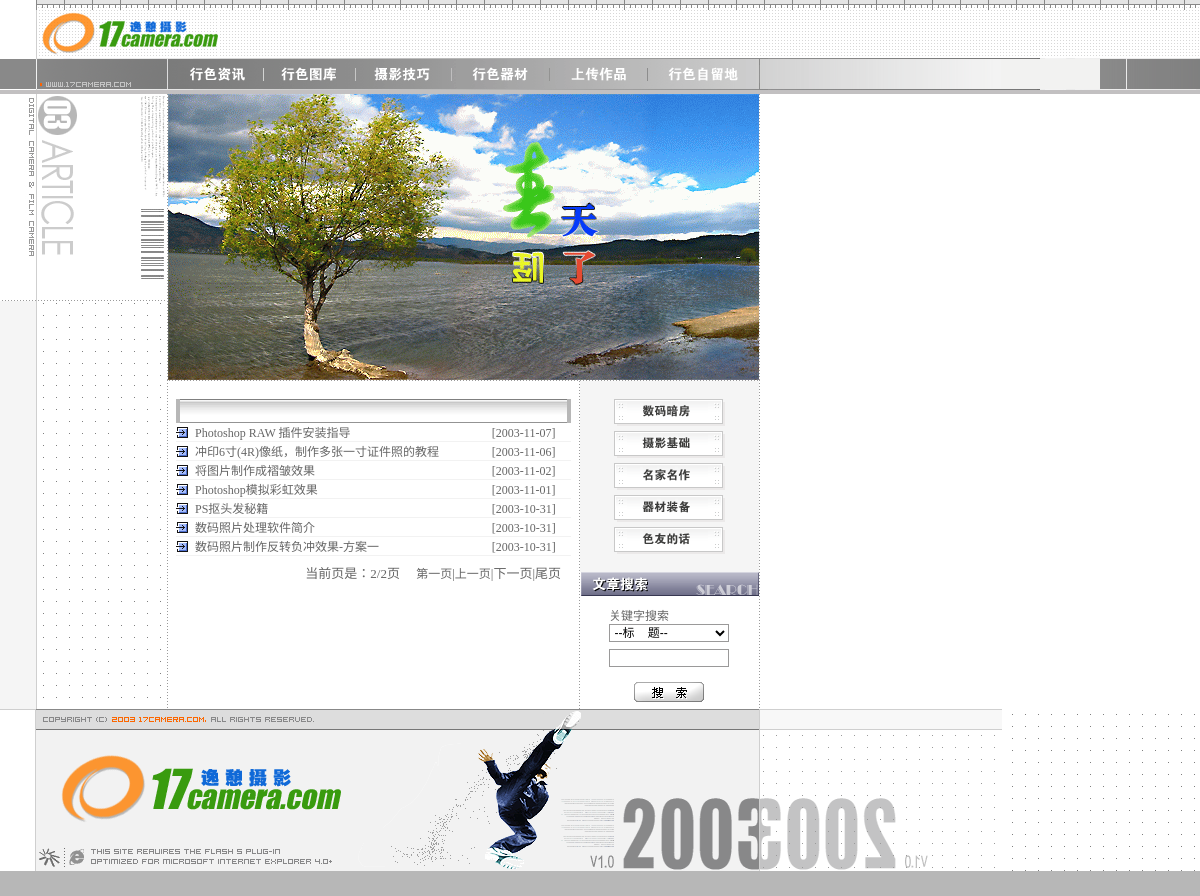
Screenshot of /site/news/more.php?page=2&b_id=4&amount=27 with the database file from the repository.
### tables this page shows
CREATE TABLE `news` (
  `n_id` int(11) NOT NULL auto_increment,
  `b_id` int(11) default NULL,
  `n_title` varchar(50) default NULL,
  `n_author` varchar(50) default NULL,
  `n_content` text,
  `n_data` datetime default NULL,
  `n_hit` int(11) default NULL,
  `n_com` int(11) default NULL,
  `n_path` varchar(50) default NULL,
  `n_i` int(11) default NULL,
  PRIMARY KEY  (`n_id`)
);

### site/news/more.php (the view, shortened to what the rows shown need)
<?
include '../conn.php';
$b_id=trim($_GET["b_id"])
?>
<html>
<head>
<link href="../images/main.css" rel="stylesheet" type="text/css">
</head>
<body leftmargin="0" topmargin="0" marginwidth="0" marginheight="0">
<table width="760" border="0" cellspacing="0" cellpadding="0">
  <tr>
    <td width="724" align="left" valign="top">
      <table width="724" border="0" cellspacing="0" cellpadding="0">
        <tr>
          <td>
            <table width="100%" border="0" cellspacing="0" cellpadding="0">
              <tr>
                <td><table width="100%" border="0" cellspacing="0" cellpadding="0">
                    <tr>
                      <td background="../images/sens_main_1pixcel_line.gif">
<table width="723" border="0" cellspacing="0" cellpadding="0">
                          <tr>
                            <td width="722" height="101" align="left" valign="top"><table border="0" cellspacing="0" cellpadding="0">
                                <tr>
                                  <td width="591" align="center" valign="top" bgcolor="#FFFFFF">
                                    <table width="591" border="0" cellspacing="0" cellpadding="0">
                                      <tr>
                                        <td width="418" align="center" valign="top"><table width="96%" border="0" cellspacing="0" cellpadding="0">
                                            <tr>
                                              <td align="right">
<?
$pagesize = 20;
if (isset($_GET['page']))
{
$page = intval($_GET['page'] );
  $sql = "SELECT n_id, b_id, n_title, n_data FROM news where b_id= ".$b_id." ORDER BY n_data DESC limit ". ($page-1)*$pagesize .", $pagesize";
}
$result = mysql_query($sql,$db) or die("Could not connect : " . mysql_error());
$rsn = mysql_fetch_array($result);
?>
<?
for ($ipage=1; $ipage<=$pagesize; $ipage=$ipage+1)
{
?>
                                                <table width="100%" border="0" cellspacing="0" cellpadding="0">
                                                        <tr>
                                                          <td width="4%" height="18"><img src="../images/shortcut_arrow.gif" width="12" height="11"></td>
                                                          <td width="76%" valign="bottom" class="main"><A HREF="moban_zx.php?n_id=<?   echo $rsn["n_id"]; ?>&b_id=<?   echo $rsn["b_id"]; ?>" target="_blank" class="main">
                                                             &nbsp;<?   echo $rsn["n_title"]; ?>
                                                            </A> </td>
                                                          <td width="20%" valign="bottom" class="main">[<?   echo substr($rsn["n_data"],0,10); ?>]
                                                          </td>
                                                        </tr>
														 <tr bgcolor="#F2F2F2">
                                                                <td height="1"></td>
                                                                <td height="1"></td>
                                                                <td height="1"></td>
                                                              </tr>
                                                      </table>
 <?
  $rsn=mysql_fetch_array($result);
  if ($rsn==0) break;
}
?>
                                               </td>
                                            </tr>
                                          </table>
                                          </td>
                                      </tr>
                                    </table> </td>
                                </tr>
                              </table>
                            </td>
                          </tr>
                        </table>
                      </td>
                    </tr>
                  </table></td>
              </tr>
            </table></td>
        </tr>
      </table>
    </td>
  </tr>
</table>
</body>
</html>

### rows the page displays
news: n_title "Photoshop RAW 插件安装指导", n_data "2003-11-07"
news: n_title "冲印6寸(4R)像纸，制作多张一寸证件照的教程", n_data "2003-11-06"
news: n_title "将图片制作成褶皱效果", n_data "2003-11-02"
news: n_title "Photoshop模拟彩虹效果", n_data "2003-11-01"
news: n_title "PS抠头发秘籍", n_data "2003-10-31"
news: n_title "数码照片处理软件简介", n_data "2003-10-31"
news: n_title "数码照片制作反转负冲效果-方案一", n_data "2003-10-31"

### other values shown
$page "2"
$page_count "2"
